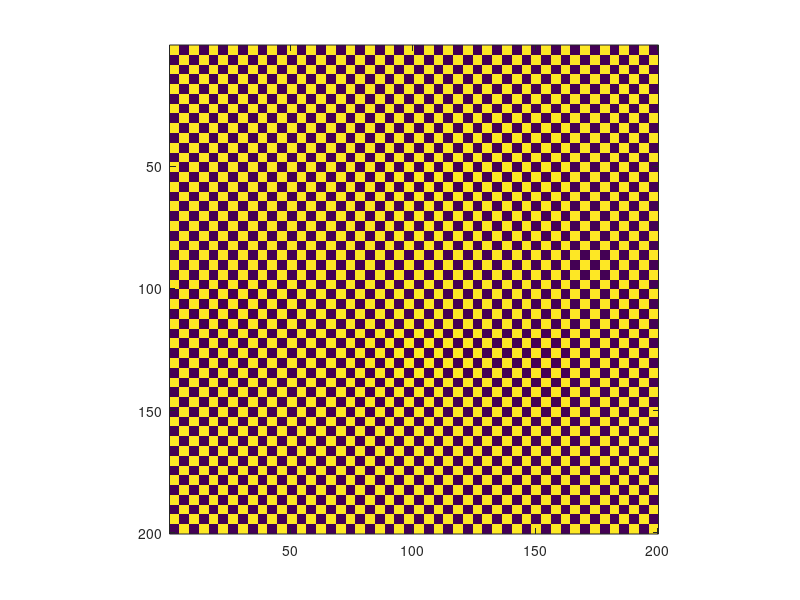

Write the MATLAB code that produced this figure.
function TI=ti_checkerboard_2d(W_CHECK,N)
if nargin<1, W_CHECK=4; end
if nargin<2, N=200;end

N_CHECK=ceil(N/W_CHECK)
TI = checkerboard(W_CHECK,ceil(N_CHECK/2));
TI=double(TI<0.5);
imagesc(TI);axis image
    